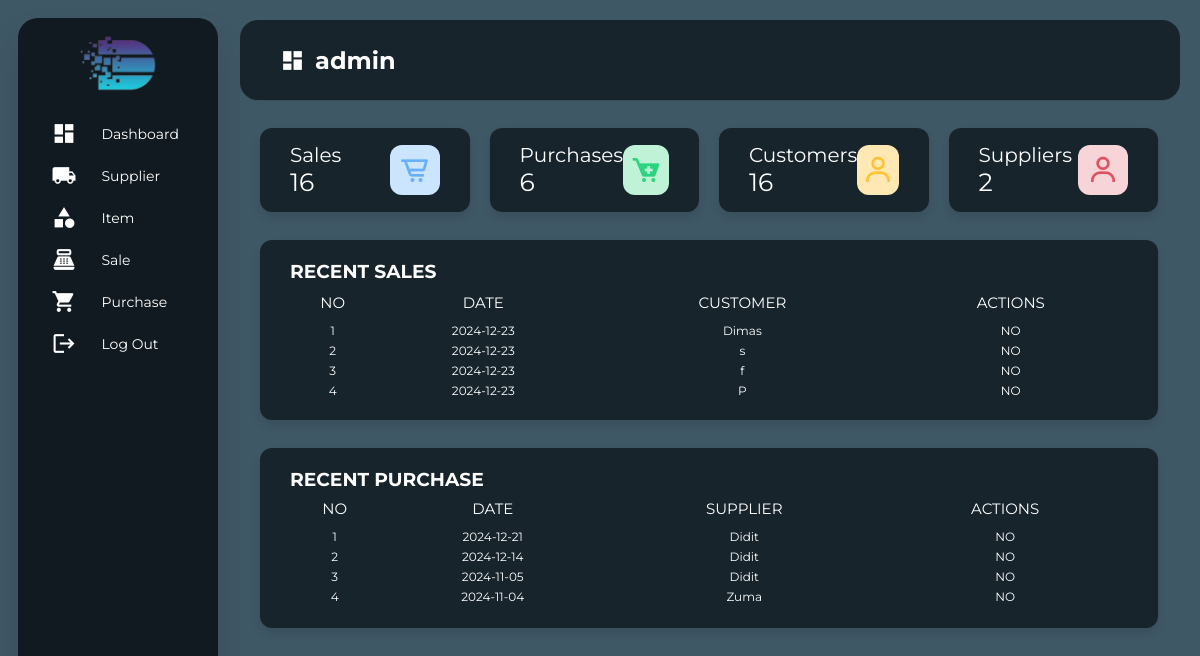
The app's page /view/viewDashboard.php (signed in) with its own data.
### tables this page shows
CREATE TABLE `sale` (
  `id` int(11) NOT NULL,
  `tgl_sale` date NOT NULL,
  `customer_name` varchar(100) NOT NULL
);

CREATE TABLE `purchase` (
  `id` int(11) NOT NULL,
  `tgl_purchase` date NOT NULL,
  `supplier_id` int(100) NOT NULL
);

CREATE TABLE `supplier` (
  `id` int(100) NOT NULL,
  `name` varchar(100) NOT NULL,
  `email` varchar(100) NOT NULL,
  `contact` varchar(100) NOT NULL,
  `address` varchar(100) NOT NULL
);

### repository/getAllData.php (called while the page is built, shortened)
<?php
function getTotalSales()
{
    $connection = getConnection();
    $sql = "SELECT COUNT(*) AS total_sales FROM sale;";
    $result = $connection->query($sql);
    if ($result) {
        $row = $result->fetch();
        return $row ? $row['total_sales'] : 0;
    } else {
        return false;
    }
}
function getTotalPurchase()
{
    $connection = getConnection();
    $sql = "SELECT COUNT(*) AS total_purchase FROM purchase;";
    $result = $connection->query($sql);
    if ($result) {
        $row = $result->fetch();
        return $row ? $row['total_purchase'] : 0;
    } else {
        return false;
    }
}
function getTotalCustomer()
{
    $connection = getConnection();
    $sql = "SELECT COUNT(*) AS total_customer FROM sale";
    $result = $connection->query($sql);
    if ($result) {
        $row = $result->fetch();
        return $row ? $row['total_customer'] : 0;
    } else {
        return false;
    }
}
function getTotalSupplier()
{
    $connection = getConnection();
    $sql = "SELECT COUNT(*) AS total_supplier FROM supplier";
    $result = $connection->query($sql);
    if ($result) {
        $row = $result->fetch();
        return $row ? $row['total_supplier'] : 0;
    } else {
        return false;
    }
}
function getRecentSale():array
{
    $connection = getConnection();
    $sql = "SELECT * FROM sale ORDER BY id DESC LIMIT 4;";
    $result = $connection->query($sql);
    $array = [];
    while ($row = $result->fetch()) {
        $saleData = [
            'id' => $row['id'],
            'tgl_sale' => $row['tgl_sale'],
            'customer_name' => $row['customer_name']
        ];
        $array[] = $saleData;
    }
    return $array;
}
function getRecentPurchase(): array
{
    $connection = getConnection();
    $sql = "SELECT
                purchase.id,
                purchase.tgl_purchase,
                supplier.name AS supplier_name
            FROM
                purchase
            INNER JOIN
                supplier ON purchase.supplier_id = supplier.id
            ORDER BY
                purchase.id DESC
            LIMIT 4";
    $result = $connection->query($sql);
    $array = [];
    while ($row = $result->fetch()) {
        $saleData = [
            'id' => $row['id'],
            'tgl_purchase' => $row['tgl_purchase'],
            'supplier_name' => $row['supplier_name']
        ];
        $array[] = $saleData;
    }
    return $array;
}

### view/viewDashboard.php (the view, shortened to what this page needs)
<?php
require_once "../repository/getAllData.php";
$totalSales = getTotalSales();
$totalPurchase = getTotalPurchase();
$totalCustomer = getTotalCustomer();
$totalSupplier = getTotalSupplier();
$dataSale = getRecentSale();
$dataPurchase = getRecentPurchase();
?>
<!DOCTYPE html>
    <html lang="en">
    <head>
        <link rel="stylesheet" href="../assets/style/styleDashboard.css">
        <link href='https://unpkg.com/boxicons@2.0.7/css/boxicons.min.css' rel='stylesheet'>
    </head>
    <body>
        <div class="container">
            <div class="navigation">
                <nav class="sidebar">
                    <ul>
                        <li class="logo_app">
                            <img class="text_logo" src="../assets/image/logo.png" alt="text_logo">
                        </li>
                        <li>
                            <a href="viewDashboard.php">
                                <span class="material-icons">dashboard</span>
                                <span class="nav-name">Dashboard</span>
                            </a>
                        </li>
                        <li>
                            <a href="viewSupplier.php">
                                <span class="material-icons">local_shipping</span>
                                <span class="nav-name">Supplier</span>
                            </a>
                        </li>
                        <li>
                            <a href="viewItem.php">
                                <span class="material-icons">category</span>
                                <span class="nav-name">Item</span>
                            </a>
                        </li>
                        <li>
                            <a href="viewSale.php">
                                <span class="material-icons">point_of_sale</span>
                                <span class="nav-name">Sale</span>
                            </a>
                        </li>
                        <li>
                            <a href="viewPurchase.php">
                                <span class="material-icons">shopping_cart</span>
                                <span class="nav-name">Purchase</span>
                            </a>
                        </li>
                        <li>
                            <a href="../repository/logOut.php" class="btn-logout">
                                <span class="material-icons">logout</span>
                                <span class="nav-name">Log Out</span>
                            </a>
                        </li>
                    </ul>
                </nav>
            </div>
            <div class="content-container">
                <section class="home-section">
                    <nav>
                        <div class="sidebar-button">
                            <span class="material-icons">dashboard</span>
                            <span class="dashboard"><?=$_SESSION['username']?></span>
                        </div>
                    </nav>
                    <div class="home-content">
                        <div class="overview-boxes">
                            <div class="box">
                                <div class="right-side">
                                    <div class="box-topic">Sales</div>
                                    <div class="number"><?php echo $totalSales ?></div>
                                </div>
                                    <i class='bx bx-cart-alt cart one'></i>
                            </div>
                            <div class="box">
                                <div class="right-side">
                                    <div class="box-topic">Purchases</div>
                                    <div class="number"><?php echo $totalPurchase ?></div>
                                </div>
                                <i class='bx bxs-cart-add cart two' ></i>
                            </div>
                            <div class="box">
                                <div class="right-side">
                                    <div class="box-topic">Customers</div>
                                    <div class="number"><?php echo $totalCustomer ?></div>
                                </div>
                                <i class='bx bx-user cart three' ></i>
                            </div>
                            <div class="box">
                                <div class="right-side">
                                    <div class="box-topic">Suppliers</div>
                                    <div class="number"><?php echo $totalSupplier ?></div>
                                </div>
                                <i class='bx bx-user cart four' ></i>
                            </div>
                        </div>
                        <div class="sales-boxes">
                            <h3>RECENT SALES</h3>
                            <div class="table-wrapper">
                                <table>
                                    <tr>
                                        <th>NO</th>
                                        <th>DATE</th>
                                        <th>CUSTOMER</th>
                                        <th>ACTIONS</th>
                                    </tr>
                                    <?php
                                    $counter = 1;
                                    foreach ($dataSale as $sale) { ?>
                                        <tr>
                                            <td><?= $counter ?></td>
                                            <td><?= $sale['tgl_sale'] ?></td>
                                            <td><?= $sale['customer_name']?></td>
                                            <td>NO</td>
                                        </tr>
                                        <?php $counter++;
                                    } ?>
                                </table>
                            </div>
                        </div>
                        <div class="purchase-boxes">
                            <h3>RECENT PURCHASE</h3>
                            <div class="table-wrapper">
                                <table>
                                    <tr>
                                        <th>NO</th>
                                        <th>DATE</th>
                                        <th>SUPPLIER</th>
                                        <th>ACTIONS</th>
                                    </tr>
                                    <?php
                                    $counter = 1;
                                    foreach ($dataPurchase as $purchase) { ?>
                                        <tr>
                                            <td><?= $counter ?></td>
                                            <td><?= $purchase['tgl_purchase'] ?></td>
                                            <td><?= $purchase['supplier_name']?></td>
                                            <td>NO</td>
                                        </tr>
                                        <?php $counter++;
                                    } ?>
                                </table>
                            </div>
                        </div>
                    </div>
                </section>
            </div>
        </div>
    </body>
</html>

### assets/style/styleDashboard.css (style rules this page uses)
* { margin: 0; padding: 0; outline: none; border: none; text-decoration: none; box-sizing: border-box; font-family: "Montserrat", Arial, sans-serif; }
html, body { height: 100%; background-color: #3f5865; margin: 0; color: white; }
.container { display: flex; height: 100%; overflow: hidden; }
.sidebar { height: 94.5%; width: 200px; overflow: hidden; box-shadow: 0 20px 35px rgba(0, 0, 0, 0.1); margin: 18px; border-radius: 20px; background-color: #111a20; position: fixed; }
.logo_app { display: flex; justify-content: center; }
.text_logo { padding-top: 15px; padding-bottom: 15px; width: 40%; height: 40%; }
a { color: white; font-size: 14px; display: flex; padding: 5px; margin: 7px 12px; align-items: center; }
.material-icons { font-size: 25px !important; margin-left: 10%; color: white; }
li .nav-name { margin-left: 15%; text-align: left; }
.content-container { flex: 1; margin: 10px 15px 10px 0; }
.home-section { position: relative; background: #3f5865; min-height: 100vh; width: calc(100% - 240px); left: 240px; transition: all 0.5s ease; }
.home-section nav { display: flex; justify-content: space-between; height: 80px; background: #17242c; align-items: center; position: fixed; right: 20px; border-radius: 18px; left: 240px; padding: 0 20px; margin-top: 10px; box-shadow: 0 1px 1px rgba(0, 0, 0, 0.1); transition: all 0.5s ease; }
.dashboard { margin-left: 10px; }
.home-section nav .sidebar-button { display: flex; align-items: center; font-size: 24px; font-weight: bold; width: 200px; }
.home-section .home-content { position: relative; padding-top: 104px; }
.home-content .overview-boxes { display: flex; align-items: center; justify-content: space-between; flex-wrap: wrap; padding: 0 20px; margin-top: 14px; margin-bottom: 28px; margin-right: 7px; }
.overview-boxes .box { display: flex; align-items: center; justify-content: space-between; width: calc(100% / 4 - 15px); background: #17242c; padding: 15px 30px; border-radius: 12px; box-shadow: 0 5px 10px rgba(0, 0, 0, 0.1); }
.overview-boxes .box-topic { font-size: 20px; }
.home-content .box .number { display: inline-block; font-size: 25px; }
.home-content .box .cart { display: inline-block; font-size: 32px; height: 50px; width: 50px; line-height: 50px; text-align: center; border-radius: 12px; }
.home-content .box .cart.one { color: #66b0ff; background: #cce5ff; }
.home-content .box .cart.two { color: #2bd47d; background: #c0f2d8; }
.home-content .box .cart.three { color: #ffc233; background: #ffe8b3; }
.home-content .box .cart.four { color: #e05260; background: #f7d4d7; }
.home-content .sales-boxes { display: flex; justify-content: space-between; }
.sales-boxes, .purchase-boxes { display: flex; flex-direction: column; max-width: 95.5%; height: 180px; background: #17242c; padding: 20px 30px; margin: 0 27px 0 20px; border-radius: 12px; box-shadow: 0 5px 10px rgba(0, 0, 0, 0.1); }
.table-wrapper { max-height: fit-content; }
table { width: 100%; border-collapse: collapse; }
table th { position: sticky; top: 0; background-color: #17242c; color: white; text-align: center; font-weight: normal; font-size: 15px; height: 35px; }
table td { text-align: center; font-size: 12px; color: white; height: 20px; }
.purchase-boxes { margin-top: 28px; }

### records on screen
sale: tgl_sale "2024-12-23", customer_name "Dimas"
sale: tgl_sale "2024-12-23", customer_name "s"
sale: tgl_sale "2024-12-23", customer_name "f"
sale: tgl_sale "2024-12-23", customer_name "P"
purchase: tgl_purchase "2024-12-21", supplier.name "Didit"
purchase: tgl_purchase "2024-12-14", supplier.name "Didit"
purchase: tgl_purchase "2024-11-05", supplier.name "Didit"
purchase: tgl_purchase "2024-11-04", supplier.name "Zuma"

### other values on screen
$_SESSION['username'] "admin"
$totalSales "16"
$totalPurchase "6"
$totalCustomer "16"
$totalSupplier "2"
